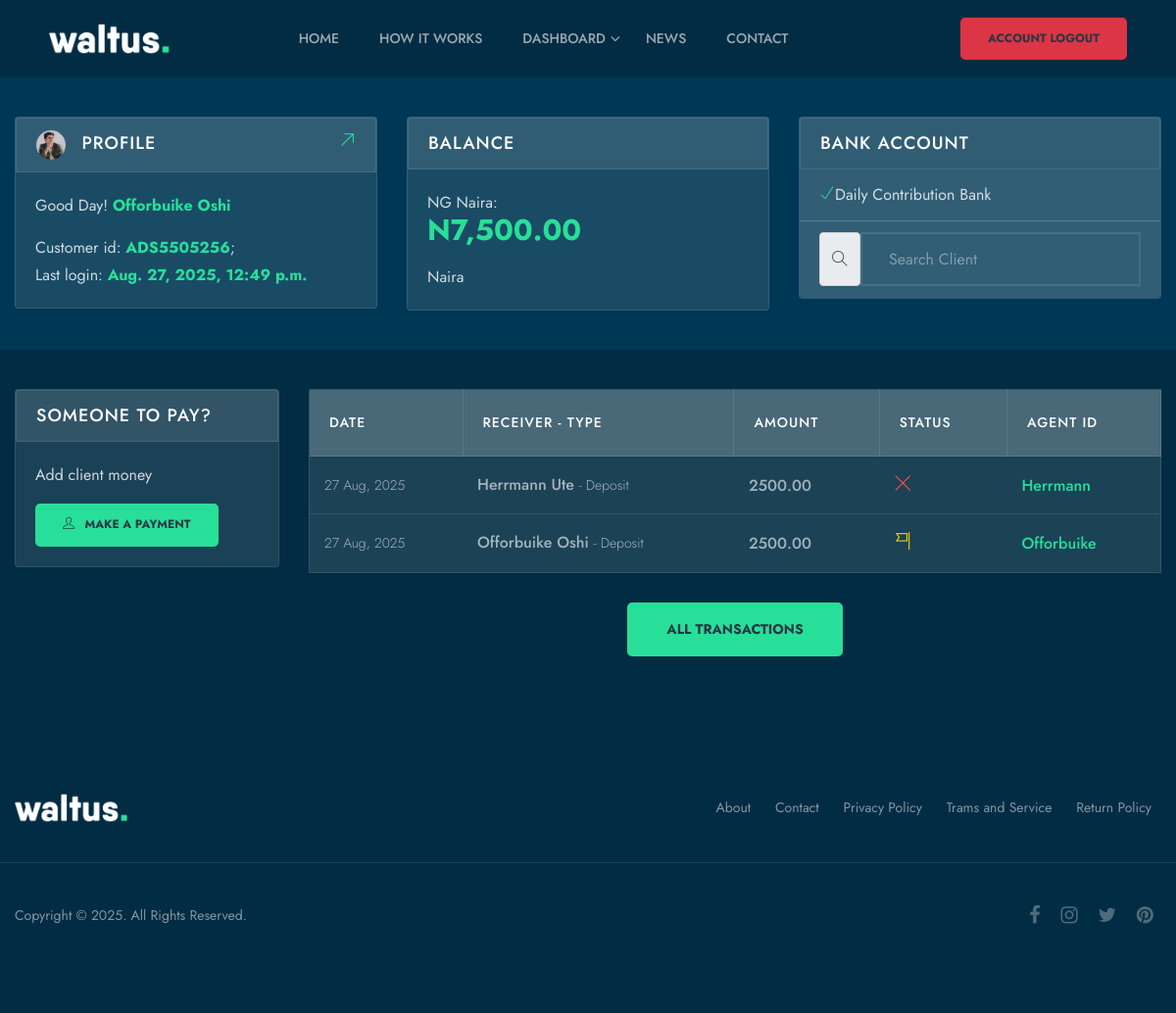
/account/dashboard/ (signed in), run on the app's committed database.
### user_auth/models.py (models this page shows)
class User(AbstractUser):
    username = models.CharField(max_length=50, null=True, blank=True)
    first_name = models.CharField(max_length=50)
    last_name = models.CharField(max_length=50)
    email = models.EmailField(unique=True, blank=True, null=True)
    phone = models.CharField(max_length=14, blank=True, unique=True)
    is_agent = models.BooleanField(default=False)
    gender = models.CharField(max_length=20, choices=GENDER, null=True, blank=True)
    user_id = ShortUUIDField(
        unique=True, length=6, max_length=25, prefix='DSA', alphabet='1234567890')
    image = models.ImageField(upload_to='users/', default='../media/users/newUser.jpg', null=True, blank=True)
    USERNAME_FIELD = 'phone'
    REQUIRED_FIELDS = []
    def __str__(self):
        return self.first_name
    def avatar(self):
        if self.image:
            return self.image.url
    def get_full_name(self):
        return f'{self.first_name} {self.last_name}'

### account/models.py (models this page shows, shortened)
class Account(models.Model):
    account_id = ShortUUIDField(
        unique=True, length=7, max_length=25, prefix='ADS', alphabet='1234567890')
    user = models.OneToOneField(User, on_delete=models.CASCADE)
    account_number = models.CharField(max_length=10)
    account_balance = models.DecimalField(
        max_length=12, decimal_places=2, max_digits=12, default=0.00)
    account_status = models.CharField(
        max_length=100, choices=ACCOUNT_STATUS, default='active')
    agent = models.ForeignKey(
        User, on_delete=models.DO_NOTHING, blank=True, null=True, related_name='agent')
    date = models.DateTimeField(auto_now_add=True)
    set_amount = models.BooleanField(default=False)
    account_pin = models.IntegerField(null=True, blank=True)
    update = models.DateTimeField(auto_now=True)
    contributing_amount = models.DecimalField(max_length=12, max_digits=12, default=200.00, decimal_places=2)
    class Meta:
        ordering = ['-update']

class Transaction(models.Model):
    sender = models.ForeignKey(
        User, on_delete=models.SET_NULL, null=True, related_name='sender')
    receiver = models.ForeignKey(
        User, on_delete=models.SET_NULL, null=True, related_name='receiver')
    amount = models.DecimalField(
        max_length=12, decimal_places=2, max_digits=12, default=0.00)
    transaction_status = models.CharField(max_length=20, choices=STATUS, default='Success')
    transaction_type = models.CharField(max_length=50, choices=TRANSACTION_TYPE, default='Deposit')
    ref_number = ShortUUIDField(
        unique=True, length=20, max_length=25, prefix='TRN-', alphabet='1234567890')
    counts = models.CharField(max_length=20, default=0)
    created = models.DateTimeField(auto_now_add=True)
    class Meta:
        ordering = ['-created']

### account/views.py (the view)
# urls.py: path('dashboard/', views.dashboard, name='dashboard')
@login_required(login_url='login')
def dashboard(request):
    inf = inflect.engine()
    user = request.user
    agent_total_amount = 0
    agent_clients = Account.objects.all().filter(agent=request.user)
    for account in agent_clients:
        agent_total_amount += int(account.account_balance)
    if user.is_agent:
        amount_words = inf.number_to_words(int(agent_total_amount))
    else:
        amount_words = inf.number_to_words(int(user.account.account_balance))
    agent_transaction = Transaction.objects.all().filter(sender=user)
    context = {
        'amount_words': amount_words,
        'agent_transaction': agent_transaction,
        'agent_total_amount': agent_total_amount,
    }
    return render(request, 'account/dashboard.html', context)

### account/templates/account/dashboard.html (shortened to what this page needs)
{% extends 'nav.html' %}
{% load static %}
{% load humanize %}
{% block content %}
    <section class="section-padding-sm-2 blue-bg">
        <div class="container">
            <div class="row">
                <div class="col-xl-4 col-lg-4 col-md-6 col-sm-6 mb-20">
                    <div class="card">
                        <div class="card-header">
                            <img src="{{user.avatar}}" alt=""> Profile <a href="profile.html"><i class="ti-arrow-top-right"></i></a>
                        </div>
                        <div class="card-body">
                            <p>Good Day! <strong>{{user.get_full_name}}</strong></p>
                            <p>Customer id: <strong>{{user.account.account_id}}</strong>; <br>Last login: <strong>{{user.last_login}}</strong></p>
                        </div>
                    </div>
                </div>
                <div class="col-xl-4 col-lg-4 col-md-6 col-sm-6 mb-20">
                    <div class="card">
                        <div class="card-header">
                            Balance
                        </div>
                        <div class="card-body">
                            <p>NG Naira: <br><strong><span style="font-size: 30px;">N{{agent_total_amount | intcomma}}.00</span></strong></p>
                            <p>{{amount_words | title}} Naira</p>
                        </div>
                    </div>
                </div>
                <div class="col-xl-4 col-lg-4 col-md-6 col-sm-6 mb-20">
                    <div class="card">
                        <div class="card-header">
                            Bank account
                        </div>
                        <ul class="list-group list-group-flush site-form">
                            <li class="list-group-item"><i class="ti-check cl-primary"></i>Daily Contribution Bank</li>
                            {% if user.is_agent  %}
                                <form action="" method="post">
                                    <li class="list-group-item">
                                        <div class="input-group">
                                            <div class="input-group-text"><i class="ti-search"></i></div>
                                            <input type="text" name="q" class="form-control" id="autoSizingInputGroup" placeholder="Search Client">
                                        </div>
                                    </li>
                                </form>
                            {% endif %}
                        </ul>
                    </div>
                </div>
            </div>
        </div>
    </section>
    <section class="section-padding-sm-2 blue-bg-2">
        <div class="container">
            <div class="row justify-content-center">
                <div class="col-xl-3 col-lg-3 col-md-6 col-sm-6 mb-20">
                    {% if user.is_agent  %}
                        <div class="card mb-30">
                            <div class="card-header">
                                Someone to pay?
                            </div>
                            <div class="card-body">
                                <p>Add client money</p>
                                <a href="" class="bttn-small btn-fill"><i class="ti-user"></i> Make a payment</a>
                            </div>
                        </div>
                    {% endif %}
                </div>
                {% if user.is_agent  %}
                    <div class="col-xl-9 col-lg-9 col-md-12 mb-20">
                        <div class="transaction-list table-responsive">
                            <table class="table table-hover">
                                <thead>
                                <tr>
                                    <th scope="col">Date</th>
                                    <th scope="col">Receiver - Type</th>
                                    <th scope="col">Amount</th>
                                    <th scope="col">Status</th>
                                    <th scope="col">Agent ID</th>
                                </tr>
                                </thead>
                                <tbody>
                                    {% for transaction in agent_transaction %}
                                        <tr data-toggle="modal" data-target="#exampleModalCenter">
                                            <td><span>{{transaction.created | date:"d M, Y"}}</span></td>
                                            <td><strong>{{transaction.receiver.get_full_name}}</strong> <span>- {{transaction.transaction_type}}</span></td>
                                            <td><strong>{{transaction.amount}}</strong></td>
                                                {% if transaction.transaction_status == 'Success' %}
                                                    <td><i class="ti-check cl-primary" data-toggle="tooltip" data-placement="top" title="" data-original-title="Finished"></i></td>
                                                {% elif transaction.transaction_status == 'Failed' %}
                                                    <td><i class="ti-close cl-red" data-toggle="tooltip" data-placement="top" title="" data-original-title="Cancelled"></i></td>
                                                {% else %}
                                                    <td><i class="ti-flag-alt cl-yellow" data-toggle="tooltip" data-placement="top" title="" data-original-title="Processing"></i></td>
                                                {% endif %}
                                            <td><strong class="cl-primary">{{transaction.receiver}}</strong></td>
                                        </tr>
                                    {% endfor %}
                                </tbody>
                            </table>
                            <div class="centered mt-30">
                                <a href="transactions.html" class="bttn-mid btn-fill">All Transactions</a>
                            </div>
                        </div>
                    </div>
                {% endif %}
            </div>
        </div>
    </section>
{% endblock %}

### templates/nav.html (shortened to what this page needs)
{% load static %}
<!DOCTYPE html>
<html lang="en">
<head>
    <link href="{% static 'assets/css/bootstrap.min.css' %}" rel="stylesheet">
    <link href="{% static 'assets/css/font-awesome.min.css' %}" rel="stylesheet">
    <link href="{% static 'assets/css/magnific-popup.css' %}" rel="stylesheet">
    <link href="{% static 'assets/css/jquery-ui.css' %}" rel="stylesheet">
    <link href="{% static 'assets/css/animate.css' %}" rel="stylesheet">
    <link href="{% static 'assets/css/owl.carousel.min.css' %}" rel="stylesheet">
    <link href="{% static 'assets/css/themify-icons.css' %}" rel="stylesheet">
    <link href="{% static 'assets/css/main.css' %}" rel="stylesheet">
</head>
<body>
    <header class="header-area blue-bg-2">
        <nav class="navbar navbar-expand-lg main-menu">
            <div class="container-fluid">
                <a class="navbar-brand" href="/"><img src="{% static 'assets/images/logo-2.png' %}" class="d-inline-block align-top" alt=""></a>
                <div class="collapse navbar-collapse" id="navbarSupportedContent">
                    <ul class="navbar-nav m-auto">
                        <li class="nav-item"><a class="nav-link" href="/">Home</a></li>
                        <li class="nav-item"><a class="nav-link" href="{% url 'how_it_works' %}">How it works</a></li>
                        {% if user.is_authenticated %}
                            <li class="nav-item dropdown">
                                <a class="nav-link dropdown-toggle" href="#" role="button" data-toggle="dropdown" aria-haspopup="true" aria-expanded="false">Dashboard</a>
                            </li>
                        {% endif %}
                        <li class="nav-item"><a class="nav-link" href="{% url 'blog' %}">News</a></li>
                        <li class="nav-item"><a class="nav-link" href="{% url 'contact' %}">Contact</a></li>
                    </ul>
                    {% if user.is_authenticated %}
                        <div class="header-btn justify-content-end">
                            <a href="{% url 'logout' %}" class="bttn-small btn-fill bg-danger">Account Logout</a>
                        </div>
                    {% else %}
                        <div class="header-btn justify-content-end">
                            <a href="{% url 'login' %}" class="bttn-small btn-fill">Account Login</a>
                        </div>
                    {% endif %}
                </div>
            </div>
        </nav>
    </header>
{% block content %}
{% endblock content %}
    <footer class="footer-area section-padding-2 blue-bg-2">
        <div class="container">
            <div class="row">
                <div class="col-xl-2 col-lg-2 col-md-3 col-sm-3 col-12">
                    <div class="footer-logo">
                        <a href=""><img src="{% static 'assets/images/logo-2.png' %}" alt=""></a>
                    </div>
                </div>
                <div class="col-xl-10 col-lg-10 col-md-9 col-sm-9 col-12">
                    <div class="footer-nav">
                        <ul>
                            <li><a href="">About</a></li>
                            <li><a href="">Contact</a></li>
                            <li><a href="">Privacy Policy</a></li>
                            <li><a href="">Trams and Service</a></li>
                            <li><a href="">Return Policy</a></li>
                        </ul>
                    </div>
                </div>
            </div>
            <div class="row copyright">
                <div class="col-xl-6 col-sm-6">
                    <div class="copyright-text">
                        <p>Copyright &copy; <span id="yeard"></span>. All Rights Reserved.</p>
                    </div>
                </div>
                <div class="col-xl-6 col-sm-6">
                    <div class="social">
                        <a href=""><i class="fa fa-facebook"></i></a>
                        <a href=""><i class="fa fa-instagram"></i></a>
                        <a href=""><i class="fa fa-twitter"></i></a>
                        <a href=""><i class="fa fa-pinterest"></i></a>
                    </div>
                </div>
            </div>
        </div>
    </footer>
</body>
</html>

### data on the page
User: avatar (picture), get_full_name "Offorbuike Oshi", account.account_id "ADS5505256", last_login "Aug. 27, 2025, 12:49 p.m."
Transaction: transaction_status "Failed" (drawn)
Transaction: transaction_status "Pending" (drawn)

### other printed values
{{ agent_total_amount | intcomma }} "7,500"
